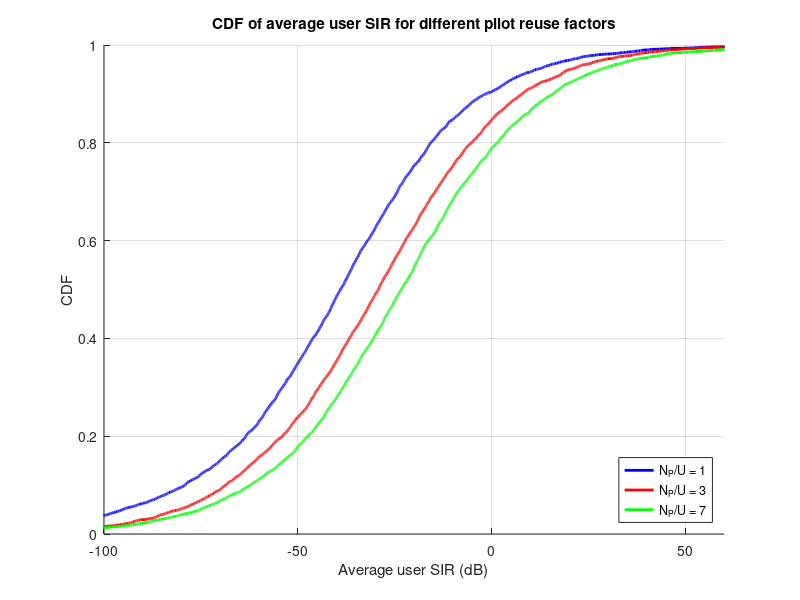

Source code (MATLAB):
clear; clc; close all;

% === Parameters ===
target_P_dB = 40;                    % Fixed TX power (dB)
P_tx = 10^(target_P_dB / 10);        % Linear scale
Niter = 500;                         % Large-scale fading iterations
alpha = 4;                           % Pathloss exponent
sigma_ind = 8;                       % Shadowing std-dev (dB)
Users = 10;                           % Number of users
Np_U_values = [1, 3, 7];             % Pilot-to-user ratio cases
colors = {'b', 'r', 'g'};            % Plot colors
r_min = 200;       
r_max = 1500;       
radius = sqrt(rand(Users,1)*(r_max^2 - r_min^2) + r_min^2);

figure; hold on;

for idx = 1:length(Np_U_values)
    pilot_reuse_factor = Np_U_values(idx);
    all_SIR_u = [];

    for iter = 1:Niter
        % === Generate user positions in hexagonal cell (central cell assumed unit radius) ===
        theta = 2 * pi * rand(Users, 1);
        radius = 2000 * sqrt(rand(Users, 1));         % uniform in area, max radius = 2 km
        x = radius .* cos(theta);
        y = radius .* sin(theta);
        d = sqrt(x.^2 + y.^2);                 % distance to central BS

        % === Large-scale fading beta: pathloss + shadowing ===
        z = 10.^((randn(Users, 1) * sigma_ind / 10));  % shadowing (linear scale)
        beta = z ./ (d.^alpha);                        % beta_jk = z_jk / r_jk^alpha

        txP = ones(Users, 1) * (P_tx / Users);  % uniform DL power allocation

        % === SIR Calculation ===
        for u = 1:Users
            signal_power = txP(u) * beta(u)^2;

            % === Add pilot contamination penalty to interference ===
            beta_interf = beta([1:u-1,u+1:end])./ pilot_reuse_factor;
            txP_interf = txP([1:u-1,u+1:end]);
            interf_power = sum(txP_interf .* (beta_interf.^2));

            SIR_u = signal_power / interf_power;
            all_SIR_u = [all_SIR_u; SIR_u];
        end
    end

    % === CDF Calculation ===
    SIR_dB = 10 * log10(all_SIR_u);
    [F, X] = ecdf(SIR_dB);
    plot(X, F, 'LineWidth', 2, 'DisplayName', ['N_P/U = ' num2str(pilot_reuse_factor)], 'Color', colors{idx});
end

% === Final plot settings ===
grid on;
xlabel('Average user SIR (dB)');
ylabel('CDF');
title('CDF of average user SIR for different pilot reuse factors');
legend('Location', 'southeast');
xlim([-100 60]);

% Save EPS
print ('-depsc2', 'hw8_10_42 .eps');